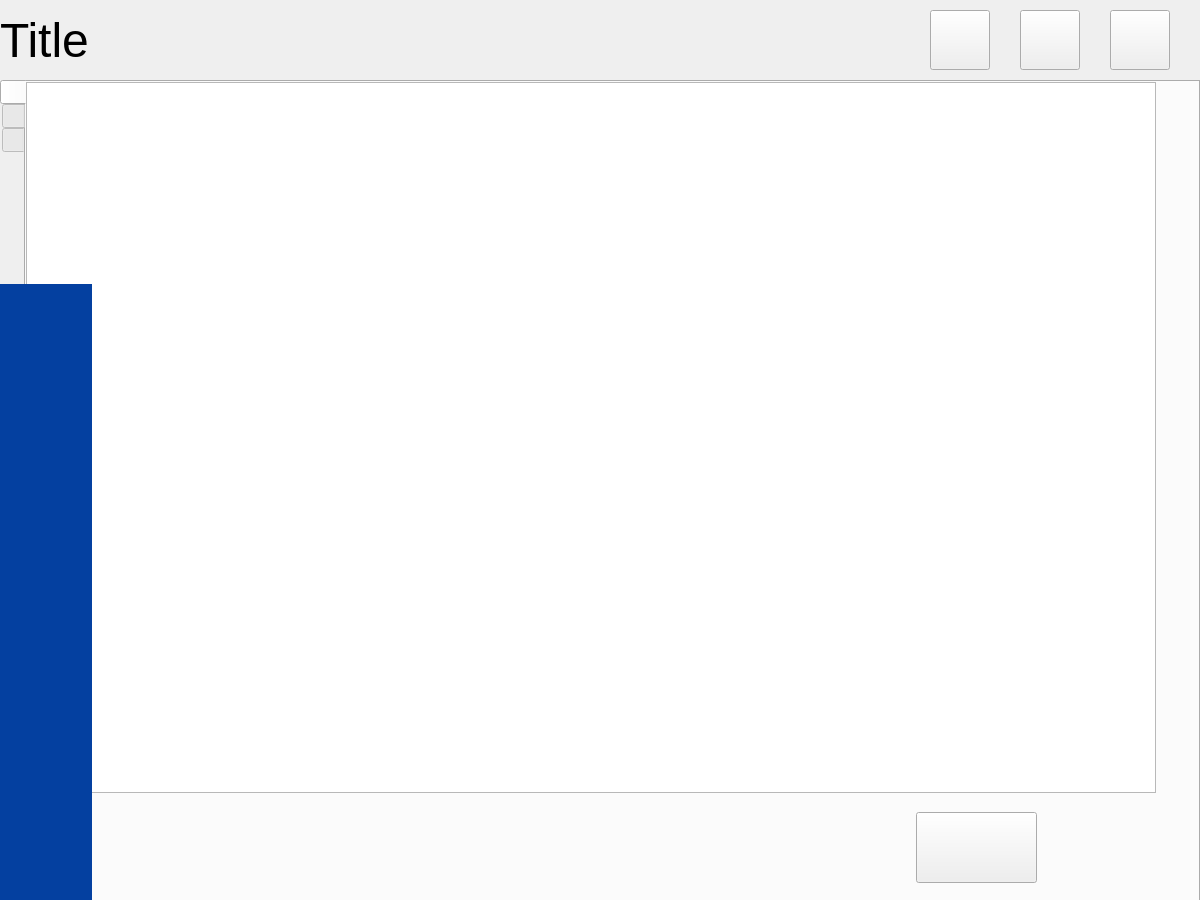
<?xml version="1.0" encoding="UTF-8"?>
<ui version="4.0">
 <class>ChefWindow</class>
 <widget class="QMainWindow" name="ChefWindow">
  <property name="geometry">
   <rect>
    <x>0</x>
    <y>0</y>
    <width>1200</width>
    <height>900</height>
   </rect>
  </property>
  <property name="windowTitle">
   <string>Chef</string>
  </property>
  <widget class="QWidget" name="centralwidget">
   <widget class="QTabWidget" name="tabWidget">
    <property name="geometry">
     <rect>
      <x>0</x>
      <y>80</y>
      <width>1200</width>
      <height>901</height>
     </rect>
    </property>
    <property name="tabPosition">
     <enum>QTabWidget::West</enum>
    </property>
    <property name="currentIndex">
     <number>0</number>
    </property>
    <property name="iconSize">
     <size>
      <width>40</width>
      <height>80</height>
     </size>
    </property>
    <widget class="QWidget" name="orderedDishTab">
     <attribute name="icon">
      <iconset resource="res.qrc">
       <normaloff>:/res/img/img/list.png</normaloff>:/res/img/img/list.png</iconset>
     </attribute>
     <attribute name="title">
      <string/>
     </attribute>
     <widget class="QTableWidget" name="orderedDishList">
      <property name="geometry">
       <rect>
        <x>0</x>
        <y>0</y>
        <width>1130</width>
        <height>711</height>
       </rect>
      </property>
      <property name="horizontalScrollBarPolicy">
       <enum>Qt::ScrollBarAlwaysOff</enum>
      </property>
      <property name="selectionMode">
       <enum>QAbstractItemView::NoSelection</enum>
      </property>
      <property name="verticalScrollMode">
       <enum>QAbstractItemView::ScrollPerPixel</enum>
      </property>
      <property name="horizontalScrollMode">
       <enum>QAbstractItemView::ScrollPerPixel</enum>
      </property>
      <property name="rowCount">
       <number>0</number>
      </property>
      <property name="columnCount">
       <number>1</number>
      </property>
      <attribute name="horizontalHeaderVisible">
       <bool>false</bool>
      </attribute>
      <attribute name="horizontalHeaderDefaultSectionSize">
       <number>1180</number>
      </attribute>
      <attribute name="horizontalHeaderMinimumSectionSize">
       <number>1180</number>
      </attribute>
      <attribute name="verticalHeaderVisible">
       <bool>false</bool>
      </attribute>
      <attribute name="verticalHeaderDefaultSectionSize">
       <number>140</number>
      </attribute>
      <attribute name="verticalHeaderMinimumSectionSize">
       <number>140</number>
      </attribute>
      <column/>
     </widget>
     <widget class="QPushButton" name="pushButton">
      <property name="geometry">
       <rect>
        <x>890</x>
        <y>730</y>
        <width>121</width>
        <height>71</height>
       </rect>
      </property>
      <property name="text">
       <string/>
      </property>
      <property name="icon">
       <iconset resource="res.qrc">
        <normaloff>:/res/img/img/refresh.png</normaloff>:/res/img/img/refresh.png</iconset>
      </property>
      <property name="iconSize">
       <size>
        <width>40</width>
        <height>40</height>
       </size>
      </property>
     </widget>
    </widget>
    <widget class="QWidget" name="takenDishTab">
     <attribute name="icon">
      <iconset resource="res.qrc">
       <normaloff>:/res/img/img/waiting.png</normaloff>:/res/img/img/waiting.png</iconset>
     </attribute>
     <attribute name="title">
      <string/>
     </attribute>
     <widget class="QTableWidget" name="takenDishList">
      <property name="geometry">
       <rect>
        <x>0</x>
        <y>0</y>
        <width>1130</width>
        <height>711</height>
       </rect>
      </property>
      <property name="horizontalScrollBarPolicy">
       <enum>Qt::ScrollBarAlwaysOff</enum>
      </property>
      <property name="selectionMode">
       <enum>QAbstractItemView::NoSelection</enum>
      </property>
      <property name="verticalScrollMode">
       <enum>QAbstractItemView::ScrollPerPixel</enum>
      </property>
      <property name="horizontalScrollMode">
       <enum>QAbstractItemView::ScrollPerPixel</enum>
      </property>
      <property name="rowCount">
       <number>0</number>
      </property>
      <property name="columnCount">
       <number>1</number>
      </property>
      <attribute name="horizontalHeaderVisible">
       <bool>false</bool>
      </attribute>
      <attribute name="horizontalHeaderDefaultSectionSize">
       <number>1180</number>
      </attribute>
      <attribute name="horizontalHeaderMinimumSectionSize">
       <number>1180</number>
      </attribute>
      <attribute name="verticalHeaderVisible">
       <bool>false</bool>
      </attribute>
      <attribute name="verticalHeaderDefaultSectionSize">
       <number>140</number>
      </attribute>
      <attribute name="verticalHeaderMinimumSectionSize">
       <number>140</number>
      </attribute>
      <column/>
     </widget>
     <widget class="QPushButton" name="pushButton_2">
      <property name="geometry">
       <rect>
        <x>890</x>
        <y>730</y>
        <width>121</width>
        <height>71</height>
       </rect>
      </property>
      <property name="text">
       <string/>
      </property>
      <property name="icon">
       <iconset resource="res.qrc">
        <normaloff>:/res/img/img/refresh.png</normaloff>:/res/img/img/refresh.png</iconset>
      </property>
      <property name="iconSize">
       <size>
        <width>40</width>
        <height>40</height>
       </size>
      </property>
     </widget>
    </widget>
    <widget class="QWidget" name="selfTab">
     <attribute name="icon">
      <iconset resource="res.qrc">
       <normaloff>:/res/img/img/user-white.png</normaloff>:/res/img/img/user-white.png</iconset>
     </attribute>
     <attribute name="title">
      <string/>
     </attribute>
    </widget>
   </widget>
   <widget class="QLabel" name="label_5">
    <property name="geometry">
     <rect>
      <x>0</x>
      <y>284</y>
      <width>92</width>
      <height>630</height>
     </rect>
    </property>
    <property name="styleSheet">
     <string notr="true">background-color: #0440a0;</string>
    </property>
    <property name="text">
     <string/>
    </property>
   </widget>
   <widget class="QLabel" name="title">
    <property name="geometry">
     <rect>
      <x>0</x>
      <y>0</y>
      <width>1201</width>
      <height>80</height>
     </rect>
    </property>
    <property name="font">
     <font>
      <pointsize>36</pointsize>
      <weight>50</weight>
      <bold>false</bold>
     </font>
    </property>
    <property name="styleSheet">
     <string notr="true"/>
    </property>
    <property name="text">
     <string>Title</string>
    </property>
   </widget>
   <widget class="QPushButton" name="refreshButton">
    <property name="geometry">
     <rect>
      <x>930</x>
      <y>10</y>
      <width>60</width>
      <height>60</height>
     </rect>
    </property>
    <property name="text">
     <string/>
    </property>
    <property name="icon">
     <iconset resource="res.qrc">
      <normaloff>:/res/img/img/refresh.png</normaloff>:/res/img/img/refresh.png</iconset>
    </property>
    <property name="iconSize">
     <size>
      <width>40</width>
      <height>40</height>
     </size>
    </property>
   </widget>
   <widget class="QPushButton" name="saveButton">
    <property name="geometry">
     <rect>
      <x>1020</x>
      <y>10</y>
      <width>60</width>
      <height>60</height>
     </rect>
    </property>
    <property name="text">
     <string/>
    </property>
    <property name="icon">
     <iconset resource="res.qrc">
      <normaloff>:/res/img/img/save.png</normaloff>:/res/img/img/save.png</iconset>
    </property>
    <property name="iconSize">
     <size>
      <width>40</width>
      <height>40</height>
     </size>
    </property>
   </widget>
   <widget class="QPushButton" name="logoutButton">
    <property name="geometry">
     <rect>
      <x>1110</x>
      <y>10</y>
      <width>60</width>
      <height>60</height>
     </rect>
    </property>
    <property name="text">
     <string/>
    </property>
    <property name="icon">
     <iconset resource="res.qrc">
      <normaloff>:/res/img/img/log-out.png</normaloff>:/res/img/img/log-out.png</iconset>
    </property>
    <property name="iconSize">
     <size>
      <width>40</width>
      <height>40</height>
     </size>
    </property>
   </widget>
   <zorder>title</zorder>
   <zorder>tabWidget</zorder>
   <zorder>label_5</zorder>
   <zorder>refreshButton</zorder>
   <zorder>saveButton</zorder>
   <zorder>logoutButton</zorder>
  </widget>
 </widget>
 <resources>
  <include location="res.qrc"/>
 </resources>
 <connections/>
</ui>
